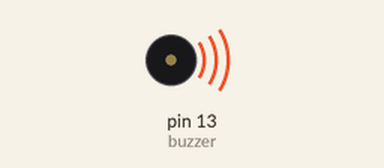
Simulated run of this sketch. Board: Arduino Uno, built with avr-gcc and run on an emulated ATmega328P. Shown: buzzer (waves = sounding). What the sketch prints to the serial monitor is not drawn.

Above: at 0.7 s.
Timing chart, 0 to 17.7 s (numbered marks = the images above):
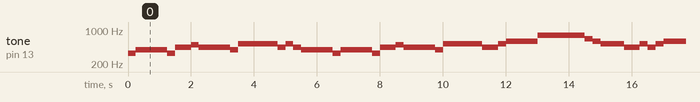

Measured:
- by itself, tone on pin 13 (buzzer): plays 330 Hz for 0.25 s, 393 Hz for 1.0 s, 330 Hz for 0.25 s, 441 Hz for 0.50 s, 495 Hz for 0.25 s, 441 Hz for 1.0 s … (224 notes in this stretch)

The sketch:

sing.ino
```cpp
// (licence header left out)
/*Individual tones in the score*/
//Define B notes
#define NTBL1 248
#define NTBL2 278
#define NTBL3 294
#define NTBL4 330
#define NTBL5 371
#define NTBL6 416
#define NTBL7 467

#define NTB1 495
#define NTB2 556
#define NTB3 624
#define NTB4 661
#define NTB5 742
#define NTB6 833
#define NTB7 935

#define NTBH1 990
#define NTBH2 1112
#define NTBH3 1178
#define NTBH4 1322
#define NTBH5 1484
#define NTBH6 1665
#define NTBH7 1869

//Define C notes
//Low tone
#define NTCL1 131
#define NTCL2 147
#define NTCL3 165
#define NTCL4 175
#define NTCL5 196
#define NTCL6 221
#define NTCL7 248

//Alto
#define NTC1 262
#define NTC2 294
#define NTC3 330
#define NTC4 350
#define NTC5 393
#define NTC6 441
#define NTC7 495

//high tone
#define NTCH1 525
#define NTCH2 589
#define NTCH3 661
#define NTCH4 700
#define NTCH5 786
#define NTCH6 882
#define NTCH7 990

//Define D notes
#define NTD0 -1
#define NTD1 294
#define NTD2 330
#define NTD3 350
#define NTD4 393
#define NTD5 441
#define NTD6 495
#define NTD7 556

#define NTDL1 147
#define NTDL2 165
#define NTDL3 175
#define NTDL4 196
#define NTDL5 221
#define NTDL6 248
#define NTDL7 278

#define NTDH1 589
#define NTDH2 661
#define NTDH3 700
#define NTDH4 786
#define NTDH5 882
#define NTDH6 990
#define NTDH7 1112

//Define E notes
#define NTE1 330
#define NTE2 350
#define NTE3 393
#define NTE4 441
#define NTE5 495
#define NTE6 556
#define NTE7 624

#define NTEL1 165
#define NTEL2 175
#define NTEL3 196
#define NTEL4 221
#define NTEL5 248
#define NTEL6 278
#define NTEL7 312

#define NTEH1 661
#define NTEH2 700
#define NTEH3 786
#define NTEH4 882
#define NTEH5 990
#define NTEH6 1112
#define NTEH7 1248

int buzzer = 13;

//Childhood C
int tune[]=
{
NTC3, NTC5, NTC5, NTC3, NTC6, NTC6, NTC7, NTC6, NTC6, NTC6, NTC5, NTCH1, NTCH1, NTCH1, NTCH1, NTC6,
 NTCH1, NTC6, NTC5,

NTC3, NTC5, NTC5, NTC5, NTC3, NTC6, NTC6, NTC7, NTC6, NTC6, NTC6, NTC5, NTCH1, NTCH1, NTCH1,
 NTCH1, NTC6, NTC6, NTCH1, NTCH2,

NTCH5, NTCH5, NTCH5, NTCH5,NTCH5, NTCH3, NTCH2, NTCH1, NTCH1, NTC6, NTCH1, NTC6, NTCH1, NTCH2,
  NTCH2, NTCH2, NTCH2,NTCH2, NTCH1, NTCH3, NTCH2, NTCH2,

NTCH3, NTCH3, NTCH3, NTCH3, NTCH2, NTCH2, NTCH1, NTCH1, NTCH1, NTCH2, NTCH1, NTC6, NTC5, NTC5,
 NTC5, NTC5, NTC6, NTC5,NTCH2, NTCH3, NTCH1

};

float durt[]=
{
0.5, 0.5, 1.5, 0.5, 0.5, 0.5, 0.5, 1, 0.5, 0.5, 0.5, 1, 0.5, 0.5, 0.5, 0.5,
 0.5, 0.5, 2,

0.5, 0.5, 1, 0.5, 0.5, 0.5, 0.5, 0.5, 1, 0.5, 0.5, 0.5, 1, 0.5, 0.5,
 0.5, 0.5, 0.5, 0.5, 2,

0.5, 1, 0.5, 0.5, 0.5, 0.5, 0.5, 0.5, 1, 1, 0.5, 0.5, 0.5, 1, 0.25,
 0.5, 0.5, 0.5, 0.5, 1, 0.25, 2,

0.5, 1, 0.5, 0.5, 0.5, 1, 0.5, 1, 0.5, 0.5, 0.5, 0.5, 0.5, 0.5, 1,
 0.5, 0.5, 0.5, 0.5, 0.5, 2
};

/*
//ode C
int tune[]=
{
NTC3, NTC3, NTC4, NTC5, NTC5, NTC4, NTC3, NTC2, NTC1, NTC1, NTC2, NTC3, NTC3,NTC2, NTC2,
 NTC3, NTC3, NTC4, NTC5, NTC5, NTC4, NTC3, NTC2, NTC1, NTC1, NTC2, NTC3, NTC2, NTC1, NTC1,
NTC2, NTC2, NTC3,NTC1, NTC2, NTC3, NTC4, NTC3, NTC1, NTC2, NTC3, NTC4, NTC3, NTC2,

NTC1, NTC2, NTCL5, NTC3, NTC3, NTC3, NTC4, NTC5, NTC5, NTC4, NTC3, NTC4, NTC2, NTC1, NTC1, NTC2, NTC3,
 NTC2, NTC1,NTC1,
};

float durt[]=
{
1, 1, 1, 1, 1, 1, 1, 1, 1, 1, 1, 1, 2, 0.5, 0.5, 1, 1, 1, 1, 1, 1, 1, 1,
1, 1, 1, 1, 2, 0.5, 0.5, 1, 1, 1, 1, 1, 0.5, 0.5, 1, 1, 1, 0.5, 0.5, 1, 1,
0.5, 0.5, 1, 1, 1, 1, 1, 1, 1, 1, 1, 0.5, 0.5, 1, 1, 1, 1, 2, 0.5, 0.5,
};
*/

//Birthday song C
/*
int tune[]=
{
NTC5, NTC5, NTC6, NTC5, NTCH1, NTC7,
NTC5, NTC5, NTC6, NTC5, NTCH2, NTCH1,
NTC5, NTC5, NTCH5, NTCH3, NTCH1, NTC7, NTC6,
NTCH4, NTCH4, NTCH3, NTCH1, NTCH2, NTCH1,
};
float durt[]=
{
0.5, 0.5, 1, 1, 1, 2,
 0.5, 0.5, 1, 1, 1, 2,
 0.5, 0.5, 1, 1, 1, 1, 2,
 0.5, 0.5, 1, 1, 1, 2,
};
*/

/*
* Function       PlayTest
* @author        Jessica
* @date          2019.8.21
* @brief         Play music
* @param[in]     void
* @retval        void
* @par History   no
*/
void PlayTest()
{
 int val=0;
 int length = sizeof(tune)/sizeof(tune[0]);   //计算长度
 val = length;
 for(int x=0; x < length; x++)
  {
    tone(buzzer,tune[x]);
    delay(500*durt[x]);   //Here is used to adjust the delay according to the beat. The index of 500 can be adjusted by itself. In this music, I find that 500 is more suitable.
    noTone(buzzer);
  }
  Serial.println(val);
}

/*
* Function       setup
* @author        Jessica
* @date          2019.8.21
* @brief         Initial configuration
* @param[in]     void
* @retval        void
* @par History   no
*/
void setup()
{
  pinMode(buzzer,OUTPUT);
  Serial.begin(9600);
}

/*
* Function       loop
* @author        Jessica
* @date          2019.8.21
* @brief         main function
* @param[in]     void
* @retval        void
* @par History   no
*/
void loop()
{
  PlayTest();
}
```
